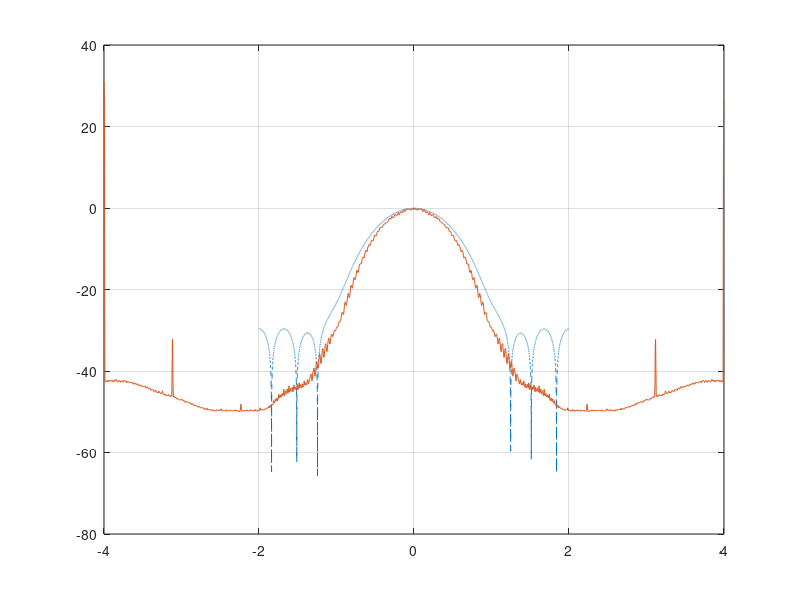

Write the MATLAB code that produced this figure. (Note: this script raises an error after producing the figure.)
fileID = fopen('FreqTestFileFromMatlabPSI_r.txt','r');
formatSpec = '%f';
A = fscanf(fileID,formatSpec);
% whos A
fclose(fileID);
myAxis = -2:4/length(A):2-1/length(A);



% RR = pwelch(ss,blackman(nfft),nfft/2,nfft,'twosided')*1000000;

figure(1); clf;
plot(myAxis,10*log10((fftshift(A)))-4,'--')
% whos myAxis 

load('RR1.mat')
% rr = ifft(RR);
% rr = resample(rr,100,1);
% RR = fft(RR);
hold on
myAxis = -4:8/length(RR):4-1/length(RR);
plot(myAxis,10*log10(fftshift(RR))-65-5)
grid on
hold off

% marge = axis;
% axis([-2 2 -50 10])

latexWidth = 5;
latexHeight = 4;
ff = gcf;
homer = ff.Units;
ff.Units = 'inches';
bart = ff.Position;
ff.Position = [bart(1:2) latexWidth latexHeight];
ff.PaperPositionMode = 'auto';
ff.Units = homer;
xlabel('cycles/bit')
ylabel('Magintude (dB)')
% title('SOQPSK-TG Constellation')
legend('\Psi','SOQPSK Power Spectrum','Location','NorthWest')
% print(ff, '-dpng', ['FDE2_spectrum_PSI']) %save as eps a 






data_bits = randi([0 1],2^14*2,1);
data_bits = data_bits(1:6144);
ss = SOQPSK_modulator(10,data_bits);
s = ss(100:5:end-100);
[myXcorr lags] = xcorr(s);
myXcorr = myXcorr/max(abs(myXcorr));

figure(2); clf
subplot(211)
plot(lags,real(myXcorr)); grid on; hold on
myI = find(real(myXcorr)>0.04);
plot(lags(myI),real(myXcorr(myI)),'bo'); grid on; hold on
% axis
% axis
subplot(212)
plot(lags,imag(myXcorr),'b'); grid on; hold on
plot(lags,imag(myXcorr),'bo'); grid on; hold on
% axis = marge;
